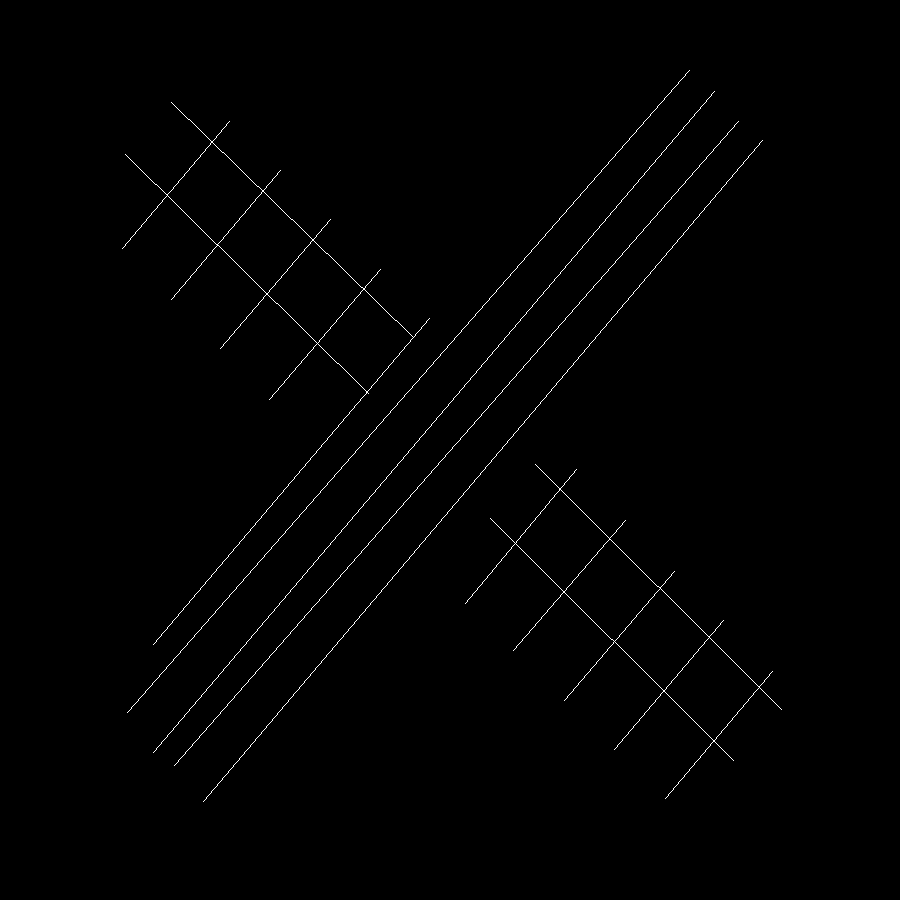
#> input picture workspace_strokes.png, 900 x 900 px, given in place of blue_x.png, which was not available
$ python image_processor.py
#> lines starting #> are read from the running program, lines starting #| are printed output that depends on the picture; after the words box and inside, x2 and y2 are one past the last pixel; in counts of white or black regions, pixels touching at a corner belong together; pictures that were not available may be replaced by others from this repository, and a replacement may not be noted
### src/image_processing_pkg/image_processing_pkg/drawing.py
# image_processing_pkg/drawing.py

import cv2
import numpy as np
import random
from image_processing_pkg.scaling import scale_stroke
from image_processing_pkg.stroke_mapping import generate_strokes
from image_processing_pkg.config import isolatedContours, shapesOnImage, colouredShapes

def draw_contours_and_shapes(img, contours, shapes, shape_counts):
    """Draws contours, shape names, and fills shapes on separate images."""
    img_colored = np.zeros_like(img)
    contour_img = np.zeros_like(img)
    img_contours = img.copy()
    for approx, shape_name in shapes:
        # Draw contour outlines in green
        cv2.drawContours(img_contours, [approx], -1, (0, 255, 0), 2)
        mask = np.zeros(img.shape[:2], dtype=np.uint8)
        cv2.drawContours(mask, [approx], -1, 255, thickness=cv2.FILLED)
        mean_color = cv2.mean(img, mask=mask)[:3]
        cv2.drawContours(img_colored, [approx], -1, mean_color, thickness=cv2.FILLED)
        x_text, y_text = approx.ravel()[0], approx.ravel()[1] - 10
        cv2.putText(img_contours, shape_name, (x_text, y_text),
                    cv2.FONT_HERSHEY_SIMPLEX, 0.5, (0, 0, 255), 2)
        color = [random.randint(0, 255) for _ in range(3)]
        cv2.drawContours(contour_img, [approx], -1, color, 1)
    return img_colored, img_contours, contour_img

def draw_thin_strokes_image(img, shapes, brush_width=10, output_path="thinStrokes.png"):
    """
    Creates an image that overlays thin stroke lines and contour outlines on the original image.
    """
    thin_image = img.copy()
    # Draw contour outlines in green
    for approx, shape_name in shapes:
        cv2.drawContours(thin_image, [approx], -1, (0, 255, 0), 1)
    # Overlay strokes in white
    for approx, shape_name in shapes:
        strokes = generate_strokes(approx, shape_name, brush_width)
        for stroke_def in strokes:
            parts = [p.strip() for p in stroke_def.split(',')]
            cmd = parts[0].lower()
            if cmd == "line":
                _, x1, y1, x2, y2, _ = parts
                cv2.line(thin_image, (int(x1), int(y1)), (int(x2), int(y2)), (255,255,255), 1)
            elif cmd == "arc":
                _, cx, cy, r, start_angle, end_angle, _ = parts
                cv2.ellipse(thin_image, (int(cx), int(cy)), (int(r), int(r)), 0.0,
                            float(start_angle), float(end_angle), (255,255,255), 1)
    cv2.imwrite(output_path, thin_image)
    print(f"Thinner strokes image saved as {output_path}")


def draw_workspace_strokes_image(all_strokes, image_dims, workspace_bounds, output_path="workspace_strokes.png"):
    """
    Creates a workspace canvas by scaling all strokes to the defined workspace bounds.
    """
    ws_x_min, ws_x_max = min(workspace_bounds["x"]), max(workspace_bounds["x"])
    ws_y_min, ws_y_max = min(workspace_bounds["y"]), max(workspace_bounds["y"])

    print("Scaled stroke definitions (x,y should be between -1000 and 0):")
    scaled_strokes_list = []
    for stroke_tuple in all_strokes:
        # Unpack the tuple: stroke_string and shape_color (we ignore shape_color here)
        stroke_str, _ = stroke_tuple
        # Pass only the stroke string to scale_stroke
        scaled = scale_stroke(stroke_str, image_dims, workspace_bounds)
        print(scaled)
        scaled_strokes_list.append(scaled)

    canvas_width = int(round(ws_x_max - ws_x_min))
    canvas_height = int(round(ws_y_max - ws_y_min))
    canvas = np.zeros((canvas_height, canvas_width, 3), dtype=np.uint8)

    for scaled_stroke in scaled_strokes_list:
        parts = [p.strip() for p in scaled_stroke.split(',')]
        cmd = parts[0].lower()
        if cmd == "line":
            x1, y1, x2, y2 = int(parts[1]), int(parts[2]), int(parts[3]), int(parts[4])
            # Shift coordinates so they become positive on the canvas
            x1_shift = x1 - ws_x_min
            y1_shift = y1 - ws_y_min
            x2_shift = x2 - ws_x_min
            y2_shift = y2 - ws_y_min
            cv2.line(canvas, (x1_shift, y1_shift), (x2_shift, y2_shift), (255,255,255), 1)
        elif cmd == "arc":
            cx, cy, r = int(parts[1]), int(parts[2]), int(parts[3])
            start_angle = float(parts[4])
            end_angle = float(parts[5])
            cx_shift = cx - ws_x_min
            cy_shift = cy - ws_y_min
            cv2.ellipse(canvas, (cx_shift, cy_shift), (r, r), 0.0, start_angle, end_angle, (255,255,255), 1)
    cv2.imwrite(output_path, canvas)
    print(f"Workspace strokes image saved as {output_path}")

def save_images(img_colored, img_contours, contour_img):
    cv2.imwrite(isolatedContours, contour_img)
    cv2.imwrite(shapesOnImage, img_contours)
    cv2.imwrite(colouredShapes, img_colored)

def print_shape_counts(shape_counts):
    print("\nShape Counts:")
    for shape, count in shape_counts.items():
        print(f"{shape}: {count}")

### src/image_processing_pkg/image_processing_pkg/stroke_mapping.py
# image_processing_pkg/stroke_mapping.py

import cv2
import numpy as np
import math

def generate_strokes(approx, shape_name, brush_width):
    """
    Generate strokes for the given shape:
      - For a "Circle", create concentric arcs.
      - For other shapes, fill the polygon with line strokes.
    Returns a list of stroke definition strings.
    """
    if shape_name == "Circle":
        return generate_circle_arcs(approx, brush_width)
    else:
        return generate_polygon_lines(approx, brush_width)

# [10 lines left out: function generate_circle_arcs, not called in this run]

def generate_polygon_lines(approx, brush_width):
    """
    For a polygon (non-circle), fill it with line strokes that run parallel to its longest edge.
    """
    pts = approx.reshape(-1, 2)
    # Determine longest edge and its angle
    longest_edge_length = 0
    longest_angle = 0
    n = len(pts)
    for i in range(n):
        p1 = pts[i]
        p2 = pts[(i+1) % n]
        edge_length = np.linalg.norm(p2 - p1)
        if edge_length > longest_edge_length:
            longest_edge_length = edge_length
            longest_angle = math.atan2(p2[1] - p1[1], p2[0] - p1[0])
    # Rotate polygon so that the longest edge is horizontal
    cos_theta = math.cos(longest_angle)
    sin_theta = math.sin(longest_angle)
    R = np.array([[cos_theta, sin_theta],
                  [-sin_theta, cos_theta]])
    pts_rotated = np.dot(pts, R.T)
    min_y = np.min(pts_rotated[:,1])
    max_y = np.max(pts_rotated[:,1])
    strokes = []
    start_y = int(math.floor(min_y))
    end_y = int(math.ceil(max_y))
    # Generate horizontal scanlines in the rotated space
    for scan_y in range(start_y, end_y+1, brush_width):
        intersections = []
        for i in range(n):
            p1 = pts_rotated[i]
            p2 = pts_rotated[(i+1) % n]
            if (p1[1] <= scan_y and p2[1] > scan_y) or (p2[1] <= scan_y and p1[1] > scan_y):
                if abs(p2[1] - p1[1]) < 1e-6:
                    continue
                t = (scan_y - p1[1]) / (p2[1] - p1[1])
                intersect_x = p1[0] + t * (p2[0] - p1[0])
                intersections.append(intersect_x)
        intersections.sort()
        for j in range(0, len(intersections)-1, 2):
            x_left = intersections[j]
            x_right = intersections[j+1]
            pt1_rot = np.array([x_left, scan_y])
            pt2_rot = np.array([x_right, scan_y])
            R_inv = np.array([[cos_theta, -sin_theta],
                              [sin_theta, cos_theta]])
            pt1_orig = np.dot(R_inv, pt1_rot)
            pt2_orig = np.dot(R_inv, pt2_rot)
            pt1 = (int(round(pt1_orig[0])), int(round(pt1_orig[1])))
            pt2 = (int(round(pt2_orig[0])), int(round(pt2_orig[1])))
            stroke = f"line, {pt1[0]}, {pt1[1]}, {pt2[0]}, {pt2[1]}, 500"
            strokes.append(stroke)
    return strokes

### src/image_processing_pkg/image_processing_pkg/image_processor.py
# image_processing_pkg/image_processor.py

import cv2
import numpy as np
import math
from image_processing_pkg.config import (
    inputImage,
    edgesImage,
    closedEdgesImage,
    isolatedContours,
    shapesOnImage,
    colouredShapes,
    thinStrokesImage,
    workspace_bounds,
    BRUSH_WIDTH
)
from image_processing_pkg.stroke_mapping import generate_strokes
from image_processing_pkg.drawing import (
    draw_contours_and_shapes,
    draw_thin_strokes_image,
    draw_workspace_strokes_image,
    save_images,
    print_shape_counts
)

def load_image(image_path):
    img = cv2.imread(image_path)
    if img is None:
        print("Error: Could not load image.")
    else:
        print(f"Image loaded: {image_path}")
    return img

def preprocess_image(img):
    gray = cv2.cvtColor(img, cv2.COLOR_BGR2GRAY)
    return cv2.GaussianBlur(gray, (5, 5), 0)

def detect_edges(blurred):
    edges = cv2.Canny(blurred, 10, 20)
    cv2.imwrite(edgesImage, edges)
    return edges

def apply_morphological_operations(edges):
    kernel = np.ones((5,5), np.uint8)
    closed = cv2.morphologyEx(edges, cv2.MORPH_CLOSE, kernel)
    cv2.imwrite(closedEdgesImage, closed)
    return closed

def find_contours(closed):
    contours, _ = cv2.findContours(closed.copy(),
                                  cv2.RETR_EXTERNAL,
                                  cv2.CHAIN_APPROX_SIMPLE)
    print(f"Found {len(contours)} contours.")
    return contours

def identify_shape(approx, area):
    if len(approx) == 3:
        return "Triangle"
    elif len(approx) == 4:
        x,y,w,h = cv2.boundingRect(approx)
        ar = w/float(h)
        return "Square" if 0.95<=ar<=1.05 else "Rectangle"
    elif len(approx) == 5:
        return "Pentagon"
    elif len(approx) == 6:
        return "Hexagon"
    elif len(approx) == 7:
        return "Heptagon"
    else:
        center,r = cv2.minEnclosingCircle(approx)
        circle_area = math.pi*(r*r)
        return "Circle" if abs(area-circle_area)/circle_area<0.2 else "Polygon"

def approximate_contours(contours, eps=0.01, min_area=500):
    counts = {s:0 for s in ["Triangle","Rectangle","Square","Pentagon","Hexagon","Heptagon","Polygon","Circle"]}
    shapes = []
    for c in contours:
        area = cv2.contourArea(c)
        if area<min_area: continue
        peri = cv2.arcLength(c, True)
        approx = cv2.approxPolyDP(c, eps*peri, True)
        name = identify_shape(approx, area)
        counts[name]+=1
        shapes.append((approx, name))
    return shapes, counts

def detect_shapes(image_path, epsilon_factor=0.01, min_area=500):
#> called with epsilon_factor = 0.2, min_area = 1000
    img = load_image(image_path)
#> in load_image, img is the input picture: shape (900, 900, 3); 0.63% white in thin lines or dots, all inside (x1, y1, x2, y2) = (122, 70, 782, 802)
    if img is None:
        return [], (0,0)
    dims = (img.shape[1], img.shape[0])

    blurred = preprocess_image(img)
    edges = detect_edges(blurred)
    closed = apply_morphological_operations(edges)
#> in apply_morphological_operations, `closed = cv2.morphologyEx(edges, cv2.MORPH_CLOSE, kernel)`:
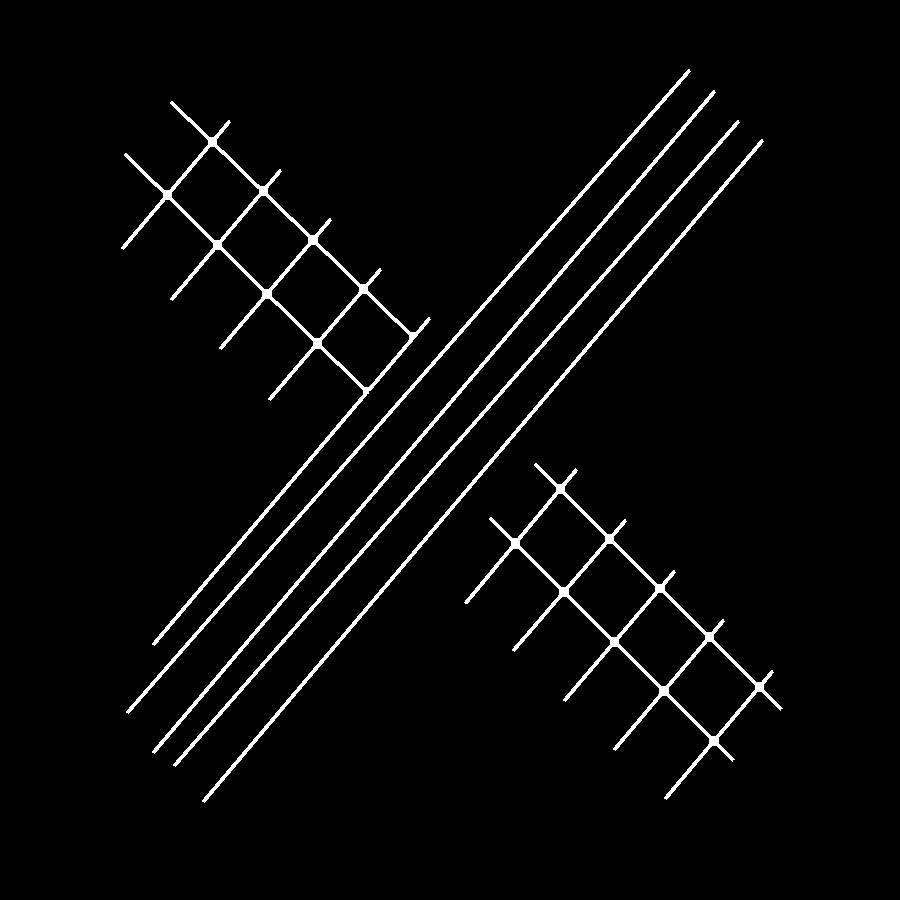
#> closed: shape (900, 900); 3.2% white; 6 white regions
    contours = find_contours(closed)
#> in find_contours, `contours, _ = cv2.findContours(closed.copy(), cv2.RETR_EXTERNAL, cv2.C..`: contours = 6 contours; box (x1, y1, x2, y2) and area: (121, 101, 431, 646) 23500, (464, 463, 783, 800) 22622, (202, 139, 764, 803) 2645, (152, 90, 716, 754) 2645, (173, 120, 740, 767) 2577, (126, 69, 691, 714) 2569
#| Found 6 contours.

    shapes, shape_counts = approximate_contours(contours, epsilon_factor, min_area)
#> the loop in approximate_contours, `for c in contours:` made 6 passes
#> (area, peri, approx, center in identify_shape, r in identify_shape, circle_area in identify_shape) on passes 2 to 6: (2645, 1791.9, [[762, 139], [202, 801]], (482, 470), 433.5, 590497.1), (2577, 1762.1, [[738, 120], [173, 765]], (455.5, 442.5), 428.7, 577464.3), (23500, 2424.5, [[172, 101], [154, 645]], (163, 373), 272.1, 232682.2), (2645, 1793.6, [[714, 90], [152, 752]], (433, 421), 434.2, 592259.6), (2569, 1756.4, [[689, 69], [126, 712]], (407.5, 390.5), 427.3, 573669.2)
#> after the loop in approximate_contours, `for c in contours:`: counts = {'Triangle': 0, 'Rectangle': 0, 'Square': 0, 'Pentagon': 0, 'Hexagon': 0, 'Heptagon': 0, 'Polygon': 6, 'Circle': 0}; shapes = [([[535, 463]], 'Polygon'), ([[762, 139], [202, 801]], 'Polygon'), ([[738, 120], [173, 765]], 'Polygon'), ([[172, 101], [154, 645]], 'Polygon'), ([[714, 90], [152, 752]], 'Polygon'), ([[689, 69], [126, 712]], 'Polygon')]
#> shape_counts has the same summary as counts in approximate_contours
    img_col, img_cont, img_iso = draw_contours_and_shapes(img, contours, shapes, shape_counts)
#> the loop in draw_contours_and_shapes, `for approx, shape_name in shapes:` made 6 passes
#> (approx, mean_color, x_text, y_text, color) on passes 1 to 5: ([[535, 463]], (0, 0, 0), 535, 453, [197, 215, 20]), ([[762, 139], [202, 801]], (19.62, 19.62, 19.62), 762, 129, [132, 248, 207]), ([[738, 120], [173, 765]], (15.79, 15.79, 15.79), 738, 110, [155, 244, 183]), ([[172, 101], [154, 645]], (1.87, 1.87, 1.87), 172, 91, [111, 71, 144]), ([[714, 90], [152, 752]], (19.23, 19.23, 19.23), 714, 80, [71, 48, 128])
#> after the loop in draw_contours_and_shapes, `for approx, shape_name in shapes:`:
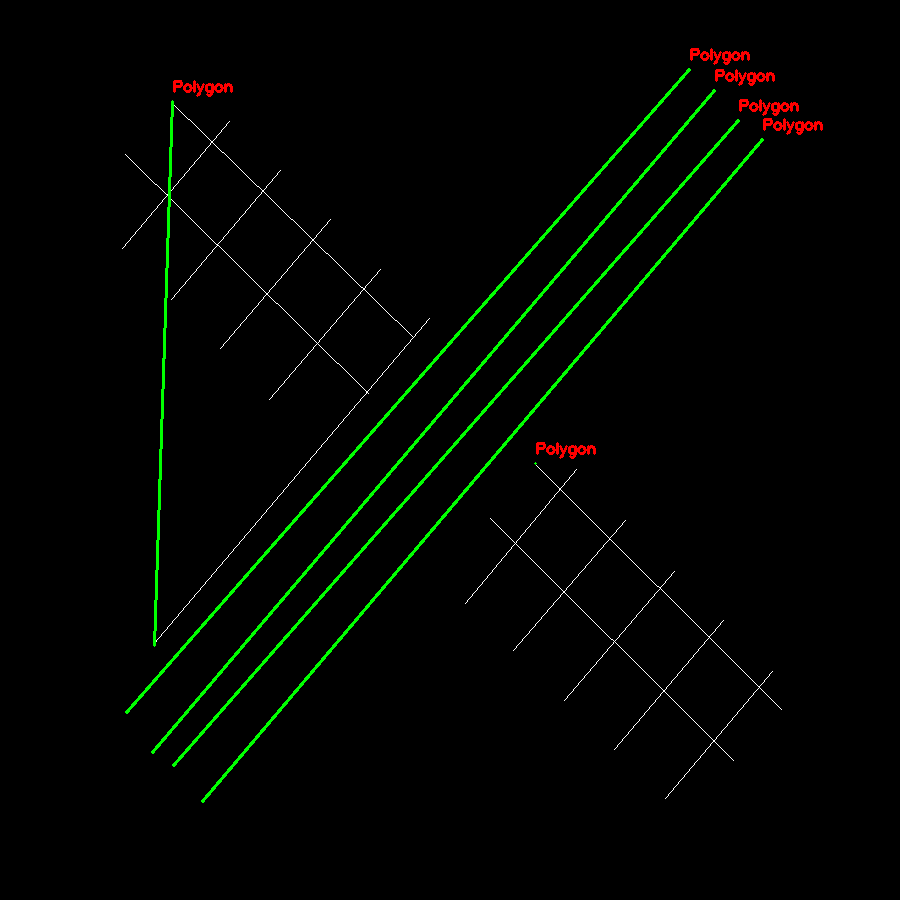
#> img_contours: shape (900, 900, 3); 1.9% of pixels changed, all inside (x1, y1, x2, y2) = (125, 48, 823, 803)
#> after the loop in draw_contours_and_shapes, `for approx, shape_name in shapes:`:
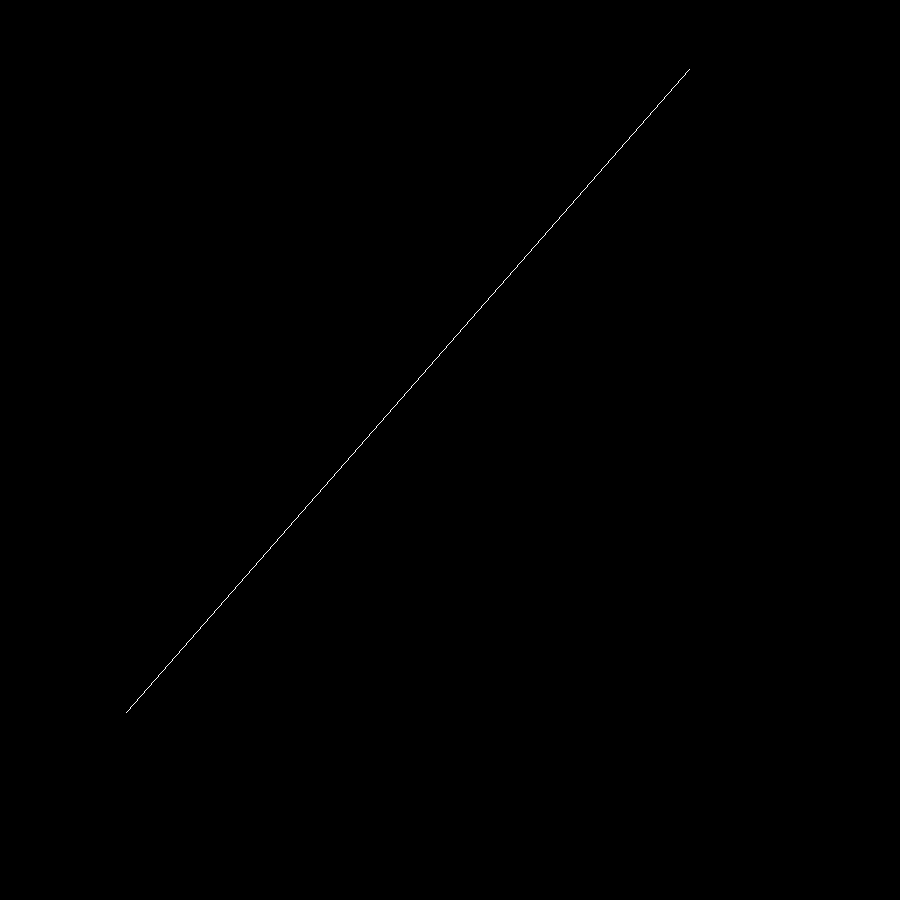
#> mask: shape (900, 900); 0.08% white in thin lines or dots, all inside (x1, y1, x2, y2) = (126, 69, 690, 713)
    save_images(img_col, img_cont, img_iso)
    print_shape_counts(shape_counts)
#> the loop in print_shape_counts, `for shape, count in shape_counts.items():` made 8 passes
#> (shape, count) on passes 1 to 8: ('Triangle', 0), ('Rectangle', 0), ('Square', 0), ('Pentagon', 0), ('Hexagon', 0), ('Heptagon', 0), ('Polygon', 6), ('Circle', 0)
#> (printed output is left out)
    draw_thin_strokes_image(img, shapes, BRUSH_WIDTH, thinStrokesImage)
#> the loop in draw_thin_strokes_image, `for approx, shape_name in shapes:` made 6 passes
#> approx on passes 1 to 6: [[535, 463]], [[762, 139], [202, 801]], [[738, 120], [173, 765]], [[172, 101], [154, 645]], [[714, 90], [152, 752]], [[689, 69], [126, 712]]
#> after the loop in draw_thin_strokes_image, `for approx, shape_name in shapes:`:
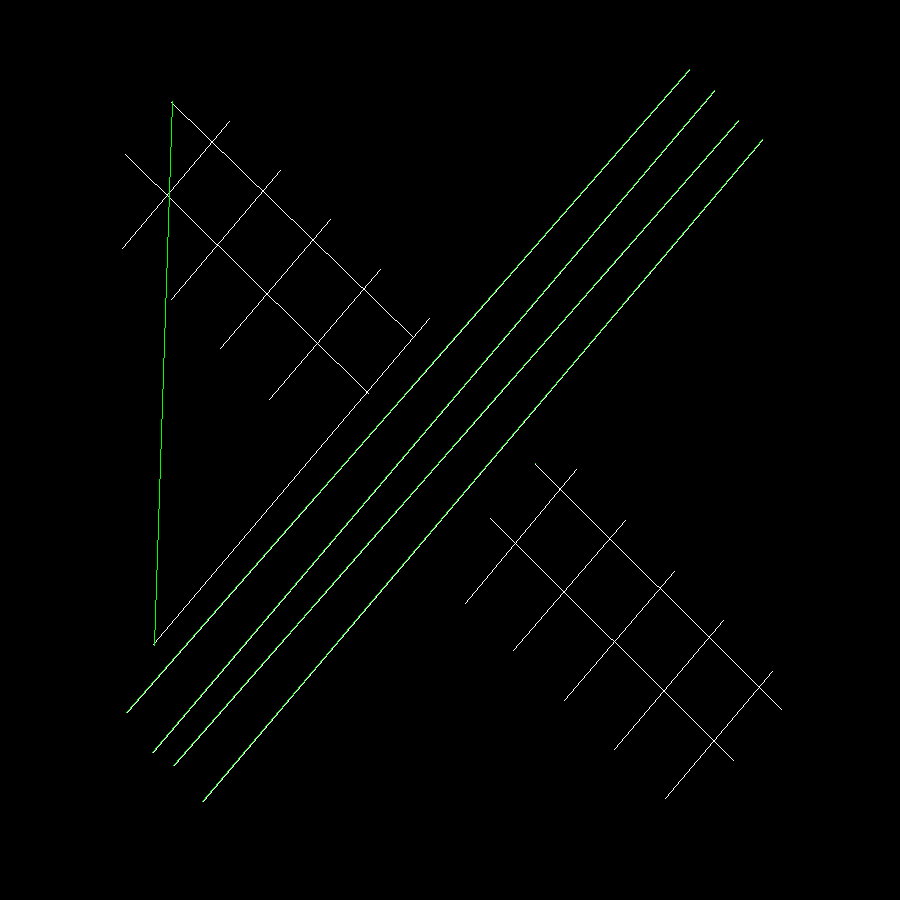
#> thin_image: shape (900, 900, 3); 0.39% of pixels changed, all inside (x1, y1, x2, y2) = (126, 69, 763, 802)
#> the loop in draw_thin_strokes_image, `for approx, shape_name in shapes:` made 6 passes

    # Build one group per shape
    shape_stroke_groups = []
    for approx, shape_name in shapes:
        # compute mean color
        mask = np.zeros(img.shape[:2], dtype=np.uint8)
        cv2.drawContours(mask, [approx], -1, 255, thickness=cv2.FILLED)
        mean_bgr = cv2.mean(img, mask=mask)[:3]
        shape_color = (int(mean_bgr[2]), int(mean_bgr[1]), int(mean_bgr[0]))

        strokes = generate_strokes(approx, shape_name, BRUSH_WIDTH)
        group = []
        for s in strokes:
            group.append((s, shape_color))
        shape_stroke_groups.append(group)
#> this loop made 6 passes
#> (mean_bgr, shape_color) on passes 2 to 3: ((19.62, 19.62, 19.62), (19, 19, 19)), ((15.79, 15.79, 15.79), (15, 15, 15))
#> after the loop, shape_stroke_groups = [[], [], [], [], [], []]

    # visualize all strokes if desired
    flat = [(s,c) for grp in shape_stroke_groups for s,c in grp]
#> flat = []
    draw_workspace_strokes_image(flat, dims, workspace_bounds, "workspace_strokes.png")

    return shape_stroke_groups, dims

if __name__=="__main__":
    batches, dims = detect_shapes(inputImage, epsilon_factor=0.2, min_area=1000)
#> batches = [[], [], [], [], [], []]; dims = (900, 900)
    for i,grp in enumerate(batches):
        print(f"Shape {i}:")
        for stroke,color in grp:
            print(" ", stroke, color)
#> this loop made 6 passes
#| Shape 0:
#| Shape 1:
#| Shape 2:
#| Shape 3:
#| Shape 4:
#> (further printed lines are left out)
